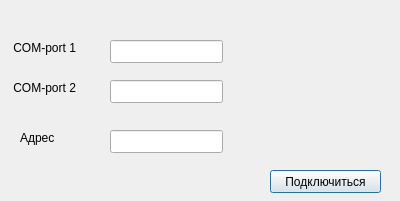
<?xml version="1.0" encoding="UTF-8"?>
<ui version="4.0">
 <class>Dialog</class>
 <widget class="QDialog" name="Dialog">
  <property name="geometry">
   <rect>
    <x>0</x>
    <y>0</y>
    <width>400</width>
    <height>201</height>
   </rect>
  </property>
  <property name="windowTitle">
   <string>Подключиться</string>
  </property>
  <widget class="QPushButton" name="pushButton">
   <property name="geometry">
    <rect>
     <x>270</x>
     <y>170</y>
     <width>111</width>
     <height>23</height>
    </rect>
   </property>
   <property name="text">
    <string>Подключиться</string>
   </property>
  </widget>
  <widget class="QLineEdit" name="lineEdit">
   <property name="geometry">
    <rect>
     <x>110</x>
     <y>40</y>
     <width>113</width>
     <height>23</height>
    </rect>
   </property>
  </widget>
  <widget class="QLineEdit" name="lineEdit_2">
   <property name="geometry">
    <rect>
     <x>110</x>
     <y>80</y>
     <width>113</width>
     <height>23</height>
    </rect>
   </property>
  </widget>
  <widget class="QLabel" name="label">
   <property name="geometry">
    <rect>
     <x>10</x>
     <y>40</y>
     <width>81</width>
     <height>16</height>
    </rect>
   </property>
   <property name="text">
    <string> COM-port 1</string>
   </property>
  </widget>
  <widget class="QLabel" name="label_2">
   <property name="geometry">
    <rect>
     <x>10</x>
     <y>80</y>
     <width>81</width>
     <height>16</height>
    </rect>
   </property>
   <property name="text">
    <string> COM-port 2</string>
   </property>
  </widget>
  <widget class="QLineEdit" name="lineEdit_3">
   <property name="geometry">
    <rect>
     <x>110</x>
     <y>130</y>
     <width>113</width>
     <height>23</height>
    </rect>
   </property>
   <property name="text">
    <string/>
   </property>
  </widget>
  <widget class="QLabel" name="label_3">
   <property name="geometry">
    <rect>
     <x>20</x>
     <y>130</y>
     <width>81</width>
     <height>16</height>
    </rect>
   </property>
   <property name="text">
    <string>Адрес</string>
   </property>
  </widget>
 </widget>
 <resources/>
 <connections/>
</ui>
